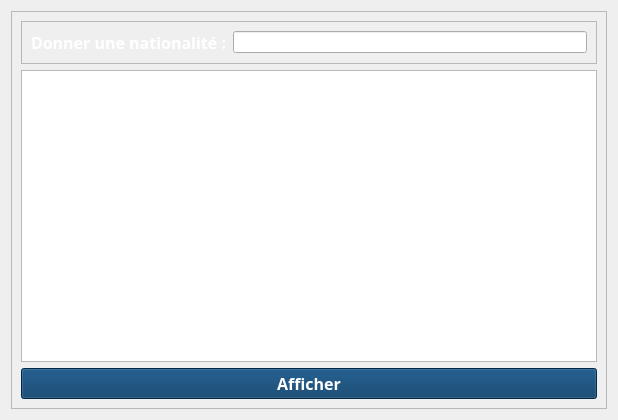
<?xml version="1.0" encoding="UTF-8"?>
<ui version="4.0">
 <class>Form</class>
 <widget class="QWidget" name="Form">
  <property name="geometry">
   <rect>
    <x>0</x>
    <y>0</y>
    <width>618</width>
    <height>420</height>
   </rect>
  </property>
  <property name="windowTitle">
   <string>Form</string>
  </property>
  <property name="styleSheet">
   <string notr="true">QWidget {
    border-image: url(:/newPrefix/covid.jpg);
}
QWidget * {
    border-image: none;
}</string>
  </property>
  <layout class="QHBoxLayout" name="horizontalLayout_2">
   <item>
    <widget class="QFrame" name="frame_2">
     <property name="frameShape">
      <enum>QFrame::StyledPanel</enum>
     </property>
     <property name="frameShadow">
      <enum>QFrame::Raised</enum>
     </property>
     <layout class="QVBoxLayout" name="verticalLayout">
      <item>
       <widget class="QFrame" name="frame">
        <property name="frameShape">
         <enum>QFrame::StyledPanel</enum>
        </property>
        <property name="frameShadow">
         <enum>QFrame::Raised</enum>
        </property>
        <layout class="QHBoxLayout" name="horizontalLayout">
         <item>
          <widget class="QLabel" name="label">
           <property name="palette">
            <palette>
             <active>
              <colorrole role="WindowText">
               <brush brushstyle="SolidPattern">
                <color alpha="255">
                 <red>255</red>
                 <green>255</green>
                 <blue>255</blue>
                </color>
               </brush>
              </colorrole>
              <colorrole role="Text">
               <brush brushstyle="SolidPattern">
                <color alpha="255">
                 <red>255</red>
                 <green>255</green>
                 <blue>255</blue>
                </color>
               </brush>
              </colorrole>
              <colorrole role="ButtonText">
               <brush brushstyle="SolidPattern">
                <color alpha="255">
                 <red>255</red>
                 <green>255</green>
                 <blue>255</blue>
                </color>
               </brush>
              </colorrole>
             </active>
             <inactive>
              <colorrole role="WindowText">
               <brush brushstyle="SolidPattern">
                <color alpha="255">
                 <red>255</red>
                 <green>255</green>
                 <blue>255</blue>
                </color>
               </brush>
              </colorrole>
              <colorrole role="Text">
               <brush brushstyle="SolidPattern">
                <color alpha="255">
                 <red>255</red>
                 <green>255</green>
                 <blue>255</blue>
                </color>
               </brush>
              </colorrole>
              <colorrole role="ButtonText">
               <brush brushstyle="SolidPattern">
                <color alpha="255">
                 <red>255</red>
                 <green>255</green>
                 <blue>255</blue>
                </color>
               </brush>
              </colorrole>
             </inactive>
             <disabled>
              <colorrole role="WindowText">
               <brush brushstyle="SolidPattern">
                <color alpha="255">
                 <red>120</red>
                 <green>120</green>
                 <blue>120</blue>
                </color>
               </brush>
              </colorrole>
              <colorrole role="Text">
               <brush brushstyle="SolidPattern">
                <color alpha="255">
                 <red>120</red>
                 <green>120</green>
                 <blue>120</blue>
                </color>
               </brush>
              </colorrole>
              <colorrole role="ButtonText">
               <brush brushstyle="SolidPattern">
                <color alpha="255">
                 <red>120</red>
                 <green>120</green>
                 <blue>120</blue>
                </color>
               </brush>
              </colorrole>
             </disabled>
            </palette>
           </property>
           <property name="font">
            <font>
             <family>Segoe UI Black</family>
             <pointsize>12</pointsize>
             <weight>75</weight>
             <bold>true</bold>
            </font>
           </property>
           <property name="text">
            <string>Donner une nationalité :</string>
           </property>
          </widget>
         </item>
         <item>
          <widget class="QLineEdit" name="lineEdit"/>
         </item>
        </layout>
       </widget>
      </item>
      <item>
       <widget class="QTableView" name="tableView"/>
      </item>
      <item>
       <widget class="QPushButton" name="pushButton">
        <property name="palette">
         <palette>
          <active>
           <colorrole role="WindowText">
            <brush brushstyle="SolidPattern">
             <color alpha="255">
              <red>255</red>
              <green>255</green>
              <blue>255</blue>
             </color>
            </brush>
           </colorrole>
           <colorrole role="Button">
            <brush brushstyle="SolidPattern">
             <color alpha="255">
              <red>1</red>
              <green>55</green>
              <blue>100</blue>
             </color>
            </brush>
           </colorrole>
           <colorrole role="Text">
            <brush brushstyle="SolidPattern">
             <color alpha="255">
              <red>255</red>
              <green>255</green>
              <blue>255</blue>
             </color>
            </brush>
           </colorrole>
           <colorrole role="ButtonText">
            <brush brushstyle="SolidPattern">
             <color alpha="255">
              <red>255</red>
              <green>255</green>
              <blue>255</blue>
             </color>
            </brush>
           </colorrole>
           <colorrole role="Base">
            <brush brushstyle="SolidPattern">
             <color alpha="255">
              <red>1</red>
              <green>55</green>
              <blue>100</blue>
             </color>
            </brush>
           </colorrole>
           <colorrole role="Window">
            <brush brushstyle="SolidPattern">
             <color alpha="255">
              <red>1</red>
              <green>55</green>
              <blue>100</blue>
             </color>
            </brush>
           </colorrole>
          </active>
          <inactive>
           <colorrole role="WindowText">
            <brush brushstyle="SolidPattern">
             <color alpha="255">
              <red>255</red>
              <green>255</green>
              <blue>255</blue>
             </color>
            </brush>
           </colorrole>
           <colorrole role="Button">
            <brush brushstyle="SolidPattern">
             <color alpha="255">
              <red>1</red>
              <green>55</green>
              <blue>100</blue>
             </color>
            </brush>
           </colorrole>
           <colorrole role="Text">
            <brush brushstyle="SolidPattern">
             <color alpha="255">
              <red>255</red>
              <green>255</green>
              <blue>255</blue>
             </color>
            </brush>
           </colorrole>
           <colorrole role="ButtonText">
            <brush brushstyle="SolidPattern">
             <color alpha="255">
              <red>255</red>
              <green>255</green>
              <blue>255</blue>
             </color>
            </brush>
           </colorrole>
           <colorrole role="Base">
            <brush brushstyle="SolidPattern">
             <color alpha="255">
              <red>1</red>
              <green>55</green>
              <blue>100</blue>
             </color>
            </brush>
           </colorrole>
           <colorrole role="Window">
            <brush brushstyle="SolidPattern">
             <color alpha="255">
              <red>1</red>
              <green>55</green>
              <blue>100</blue>
             </color>
            </brush>
           </colorrole>
          </inactive>
          <disabled>
           <colorrole role="WindowText">
            <brush brushstyle="SolidPattern">
             <color alpha="255">
              <red>120</red>
              <green>120</green>
              <blue>120</blue>
             </color>
            </brush>
           </colorrole>
           <colorrole role="Button">
            <brush brushstyle="SolidPattern">
             <color alpha="255">
              <red>1</red>
              <green>55</green>
              <blue>100</blue>
             </color>
            </brush>
           </colorrole>
           <colorrole role="Text">
            <brush brushstyle="SolidPattern">
             <color alpha="255">
              <red>120</red>
              <green>120</green>
              <blue>120</blue>
             </color>
            </brush>
           </colorrole>
           <colorrole role="ButtonText">
            <brush brushstyle="SolidPattern">
             <color alpha="255">
              <red>120</red>
              <green>120</green>
              <blue>120</blue>
             </color>
            </brush>
           </colorrole>
           <colorrole role="Base">
            <brush brushstyle="SolidPattern">
             <color alpha="255">
              <red>1</red>
              <green>55</green>
              <blue>100</blue>
             </color>
            </brush>
           </colorrole>
           <colorrole role="Window">
            <brush brushstyle="SolidPattern">
             <color alpha="255">
              <red>1</red>
              <green>55</green>
              <blue>100</blue>
             </color>
            </brush>
           </colorrole>
          </disabled>
         </palette>
        </property>
        <property name="font">
         <font>
          <family>Segoe UI Black</family>
          <pointsize>12</pointsize>
          <weight>75</weight>
          <bold>true</bold>
         </font>
        </property>
        <property name="styleSheet">
         <string notr="true">background-color: rgb(1, 55, 100);</string>
        </property>
        <property name="text">
         <string>Afficher</string>
        </property>
       </widget>
      </item>
     </layout>
    </widget>
   </item>
  </layout>
 </widget>
 <resources/>
 <connections/>
</ui>
